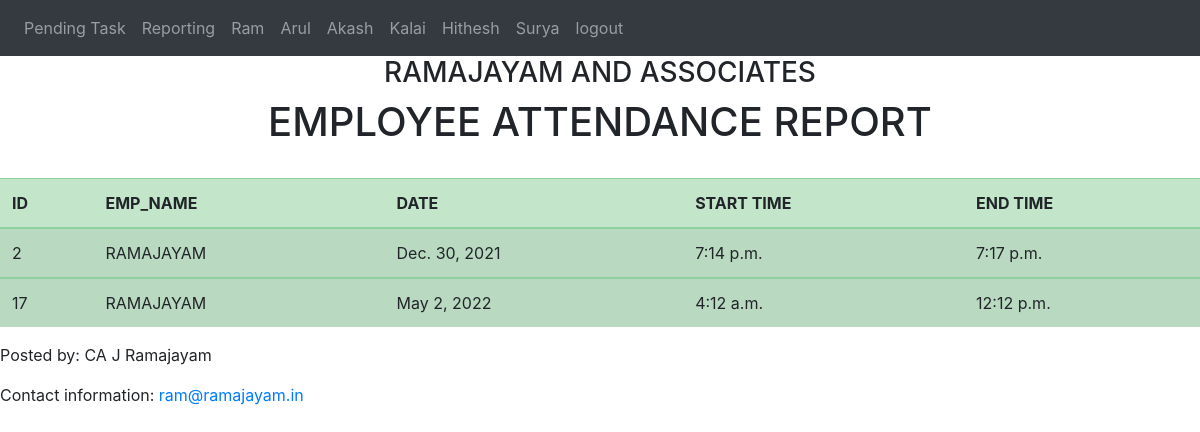
/todolist/emp1 (signed in), run on the app's committed database.
### todolist_app/models.py (models this page shows)
class emp(models.Model):
    emp_name = models.CharField(max_length=100,null=True)
    date = models.DateField(blank=True,null=True)
    intime = models.TimeField(blank=True,null=True)
    outtime = models.TimeField(blank=True,null=True)

### todolist_app/views.py (the view)
# urls.py: path('emp1',views.emp1,name='emp1'),
@login_required
def emp1(request):
    all1 = emp.objects.filter(emp_name='RAMAJAYAM')
    return render(request,'emp1.html',{'all':all1})

### todolist_app/templates/emp1.html (shortened to what this page needs)
{% load  static %}
<!doctype html>
<html lang="en">
  <head>
    <link rel="stylesheet" href="https://stackpath.bootstrapcdn.com/bootstrap/4.4.1/css/bootstrap.min.css">
<nav class="navbar navbar-expand-lg navbar-dark bg-dark">
  <div class="collapse navbar-collapse" id="navbarNavAltMarkup">
    <div class="navbar-nav">
      <a class="nav-item nav-link" href="{% url 'todolist' %}">Pending Task</a>
      <a class="nav-item nav-link" href="{% url 'attendance' %}">Reporting</a>
      <a class="nav-item nav-link" href="{% url 'emp1' %}">Ram</a>
      <a class="nav-item nav-link" href="{% url 'emp2' %}">Arul</a>
      <a class="nav-item nav-link" href="{% url 'emp3' %}">Akash</a>
      <a class="nav-item nav-link" href="{% url 'emp4' %}">Kalai</a>
      <a class="nav-item nav-link" href="{% url 'emp5' %}">Hithesh</a>
      <a class="nav-item nav-link" href="{% url 'emp6' %}">Surya</a>
      <a class="nav-item nav-link" href="{% url 'logout' %}">logout</a>
    </div>
  </div>
</nav>
  </head>
  <body><center>
    <h3>RAMAJAYAM AND ASSOCIATES</h3>
    {% block content %}
    <form method="post">
        <center><h1>EMPLOYEE ATTENDANCE REPORT</h1></center></br>
  <table class="table table-success table-striped">
    <thead>
      <tr>
        <th scope="col">ID</th>
        <th scope="col">EMP_NAME</th>
        <th scope="col">DATE</th>
        <th scope="col">START TIME</th>
        <th scope="col">END TIME</th>
      </tr>
    </thead>
    {% for x in all %}
    <tbody>
      <td scope="row">{{ x.id }}</td>
      <td scope="row">{{ x.emp_name }}</td>
      <td scope="row">{{ x.date }}</td>
      <td scope="row">{{ x.intime }}</td>
      <td scope="row">{{ x.outtime }}</td>
    {% endfor %}
    </tbody>
</table>
</form>
    {% endblock content %}</center>
    <footer>
    <p>Posted by: CA J Ramajayam</p>
    <p>Contact information: <a href="mailto:ram@ramajayam.in">ram@ramajayam.in</a>	</p>
    </footer>
  </body>
</html>

### data on the page
emp: id "2", emp_name "RAMAJAYAM", date "Dec. 30, 2021", intime "7:14 p.m.", outtime "7:17 p.m."
emp: id "17", emp_name "RAMAJAYAM", date "May 2, 2022", intime "4:12 a.m.", outtime "12:12 p.m."
